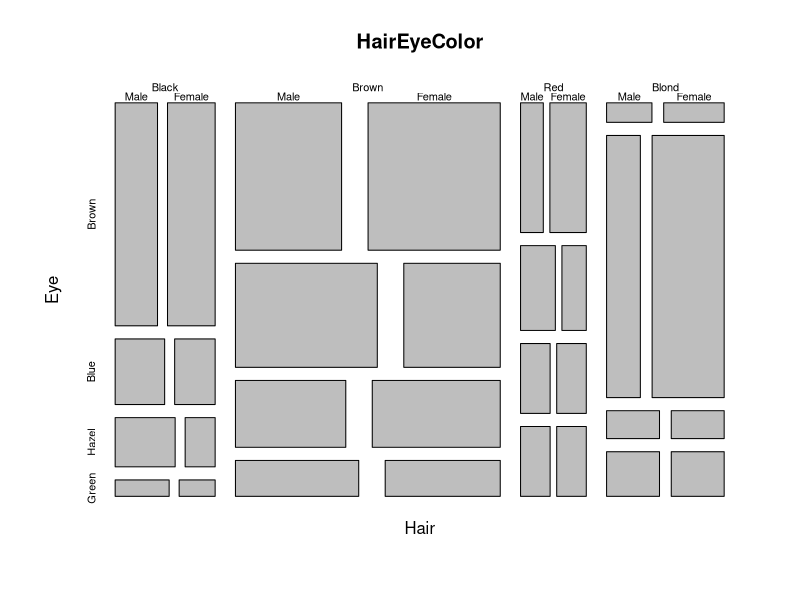
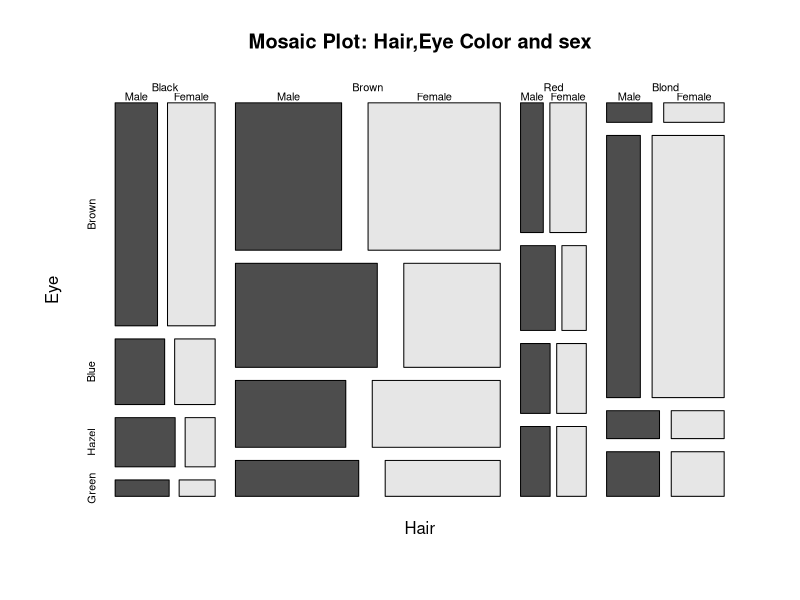
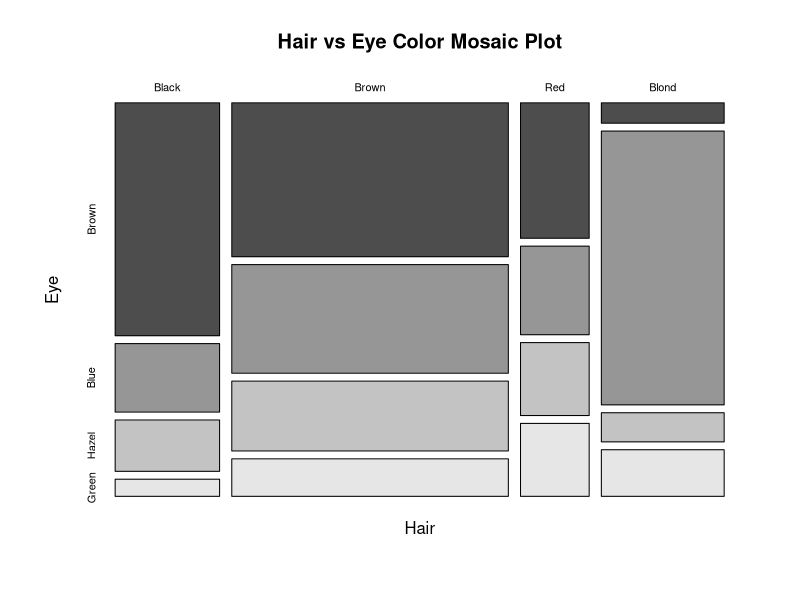
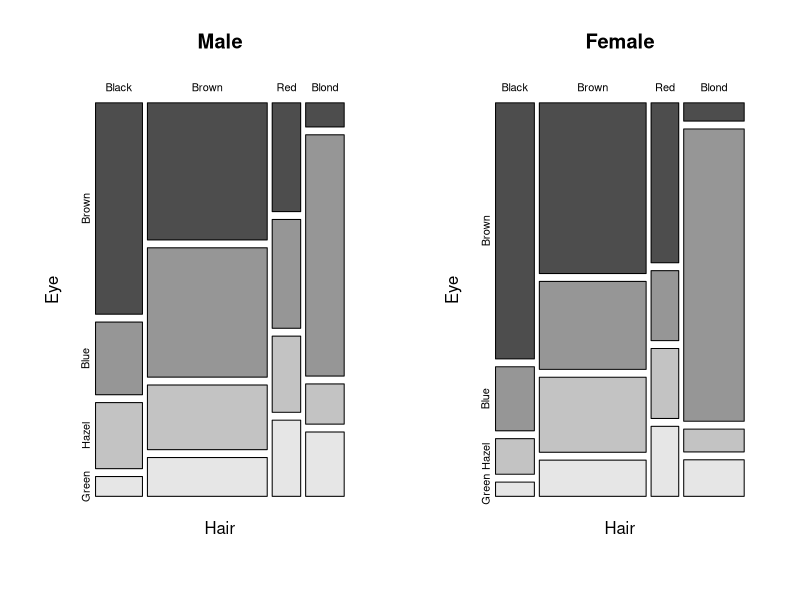

These charts were generated, in order, by the following R code:
data(HairEyeColor)
str(HairEyeColor)
View(HairEyeColor)

?HairEyeColor

mosaicplot(HairEyeColor)
mosaicplot(HairEyeColor, main="Mosaic Plot: Hair,Eye Color and sex",color = TRUE)

HairEye2D <- margin.table(HairEyeColor,c(1,2))
mosaicplot(HairEye2D,main = "Hair vs Eye Color Mosaic Plot",color = TRUE)

par(mfrow=c(1,2))
mosaicplot(HairEyeColor[,,"Male"],main="Male",color=TRUE)
mosaicplot(HairEyeColor[,,"Female"],main="Female",color=TRUE)
